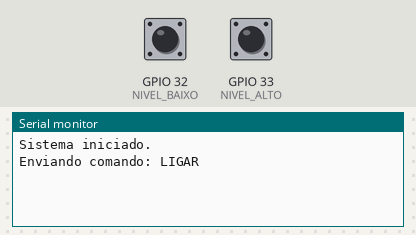
A sketch run on a simulated ESP32. On the bench: the last lines printed to the serial monitor. The test bench sets the inputs (shaded band); at power-on: GPIO 33 (NIVEL_ALTO) HIGH, GPIO 32 (NIVEL_BAIXO) HIGH. No radio packets arrive unless stated.

Above: at 4.8 s.
4.9 s: GPIO 33 (NIVEL_ALTO) pulled LOW for 2.35 s
At 6.6 s:
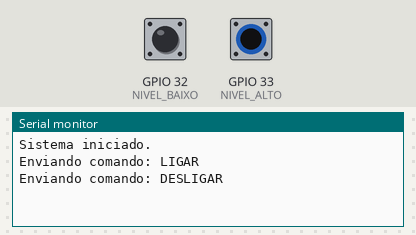
At 9.2 s:
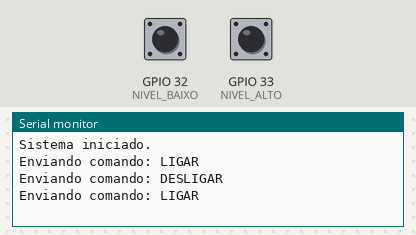

Measured:
- after the input at 4.9 s, the serial monitor: prints a new line after 1.2 s (image 1)

The sketch:

Transmiter_Sensors.ino
```cpp
#include <SPI.h>
#include <LoRa.h>

#define LORA_SCK  18
#define LORA_MISO 19
#define LORA_MOSI 23
#define LORA_SS   5
#define LORA_RST  14
#define LORA_DIO0 2

#define NIVEL_BAIXO  32  // sensor inferior
#define NIVEL_ALTO   33  // sensor superior

String lastCommand = "";
bool enchendo = false;

void setup() {
  Serial.begin(115200);
  while (!Serial);

  pinMode(NIVEL_BAIXO, INPUT_PULLUP);
  pinMode(NIVEL_ALTO, INPUT_PULLUP);

  SPI.begin(LORA_SCK, LORA_MISO, LORA_MOSI, LORA_SS);
  LoRa.setPins(LORA_SS, LORA_RST, LORA_DIO0);

  if (!LoRa.begin(433E6)) {
    Serial.println("Erro ao iniciar LoRa.");
    while (true);
  }

  Serial.println("Sistema iniciado.");
}

void loop() {
  bool nivelBaixoAtivado = digitalRead(NIVEL_BAIXO) == LOW;
  bool nivelAltoAtivado  = digitalRead(NIVEL_ALTO) == LOW;

  String comando = "";

  if (!nivelBaixoAtivado && !nivelAltoAtivado && !enchendo) {
    // Ambos sensores abertos → inicia enchimento
    comando = "LIGAR";
    enchendo = true;
  }
  else if (nivelAltoAtivado && enchendo) {
    // Sensor de cima detecta cheio → para enchimento
    comando = "DESLIGAR";
    enchendo = false;
  }

  if (comando != "" && comando != lastCommand) {
    Serial.println("Enviando comando: " + comando);
    LoRa.beginPacket();
    LoRa.print(comando);
    LoRa.endPacket();
    lastCommand = comando;
  }

  delay(2000);
}
```
